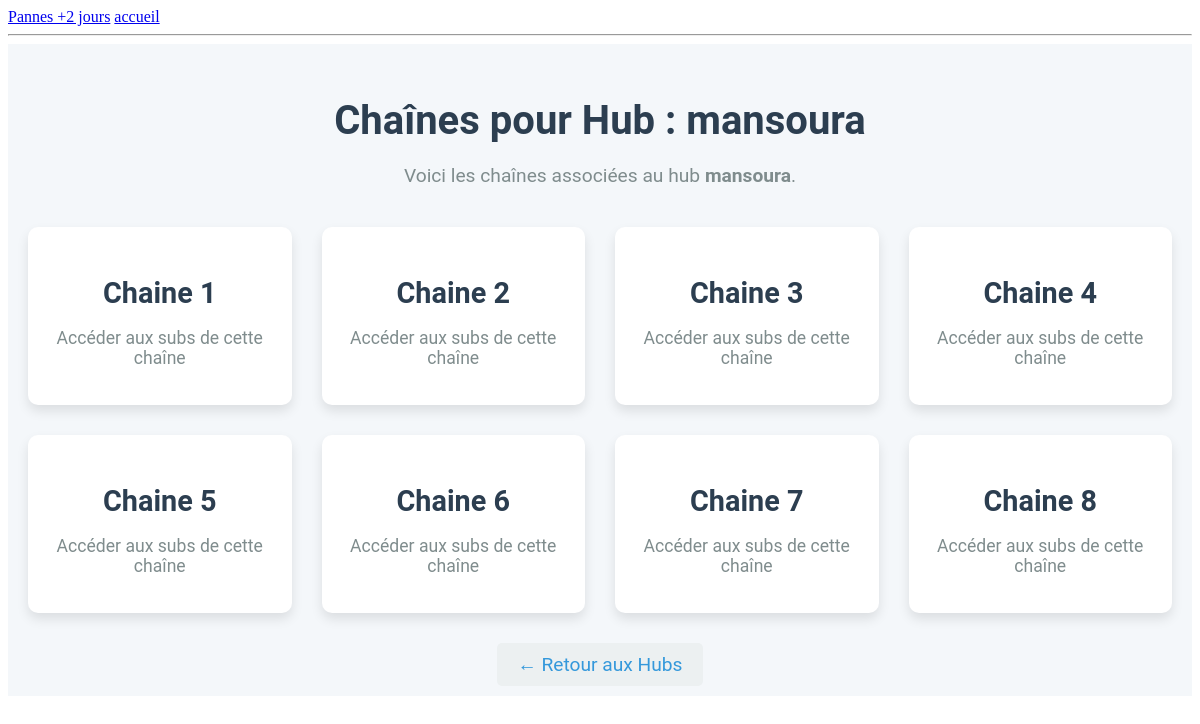
The page /hub/1/chaines/ on the database its author committed.
### airponFtth/models.py (models this page shows, shortened)
class Hub(models.Model):
    central = models.ForeignKey(Central, on_delete=models.CASCADE, related_name='hubs')
    nom = models.CharField(max_length=100)
    localisation = models.CharField(max_length=200)
    date_creation = models.DateTimeField(default=timezone.now)

class Chaine(models.Model):
    hub = models.ForeignKey(Hub, on_delete=models.CASCADE, related_name='chaines')
    nom = models.CharField(max_length=100)

### airponFtth/views.py (the view)
# urls.py: path('hub/<int:hub_id>/chaines/', views.chaine_list, name='chaine_list'),
def chaine_list(request, hub_id):
    hub = get_object_or_404(Hub, id=hub_id)
    chaines = hub.chaines.all()
    return render(request, 'app/chaine_list.html', {'hub': hub, 'chaines': chaines})

### airponFtth/templates/app/chaine_list.html
{% extends 'base.html' %}
{% block content %}
<div class="container">
    <h2 class="page-title">Chaînes pour Hub : {{ hub.nom }}</h2>
    <p class="intro-text">Voici les chaînes associées au hub <strong>{{ hub.nom }}</strong>.</p>
    <div class="central-list">
        {% for chaine in chaines %}
        <div class="central-item">
            <a href="{% url 'sub_list' chaine.id %}" class="central-link">
                <div class="central-card">
                    <h3>{{ chaine.nom }}</h3>
                    <p>Accéder aux subs de cette chaîne</p>
                </div>
            </a>
        </div>
        {% empty %}
        <div class="no-central">Aucune chaîne disponible pour ce hub.</div>
        {% endfor %}
    </div>
    <div class="back-link">
        <a href="{% url 'hub_list' hub.central.id %}" class="back-btn">← Retour aux Hubs</a>
    </div>
</div>
{% endblock %}

### airponFtth/templates/base.html (style rules this page uses)
.container { max-width: 1200px; margin: 0 auto; padding: 20px; font-family: 'Roboto', sans-serif; background-color: #f4f7fa; }
.page-title { font-size: 2.5em; color: #2C3E50; text-align: center; margin-bottom: 20px; }
.intro-text { font-size: 1.2em; color: #7F8C8D; text-align: center; margin-bottom: 40px; }
.central-list { display: grid; grid-template-columns: repeat(auto-fill, minmax(250px, 1fr)); gap: 30px; justify-items: center; }
.central-item { width: 100%; max-width: 350px; }
.central-card { background-color: #fff; border-radius: 10px; box-shadow: 0 6px 12px rgba(0, 0, 0, 0.1); padding: 20px; text-align: center; transition: transform 0.3s ease, box-shadow 0.3s ease; }
.central-link { text-decoration: none; color: inherit; }
.central-card h3 { font-size: 1.8em; color: #2C3E50; margin-bottom: 10px; }
.central-card p { font-size: 1.1em; color: #7F8C8D; }
.back-link { text-align: center; margin-top: 40px; }
.back-btn { font-size: 1.2em; color: #3498db; text-decoration: none; padding: 10px 20px; border-radius: 5px; background-color: #ecf0f1; transition: background-color 0.3s; }

### rows shown on the page
Hub: nom "mansoura"
Chaine: nom "Chaine 1"
Chaine: nom "Chaine 2"
Chaine: nom "Chaine 3"
Chaine: nom "Chaine 4"
Chaine: nom "Chaine 5"
Chaine: nom "Chaine 6"
Chaine: nom "Chaine 7"
Chaine: nom "Chaine 8"
